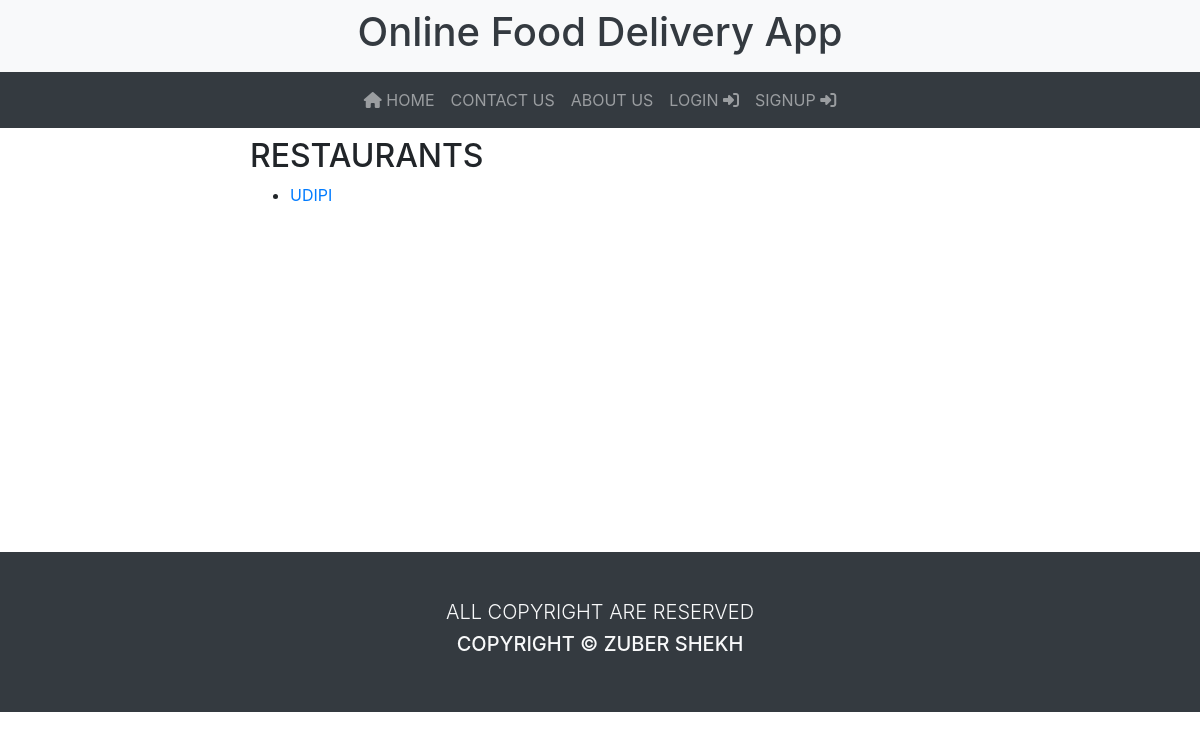
The page /restaurants/ on the database as committed earlier.
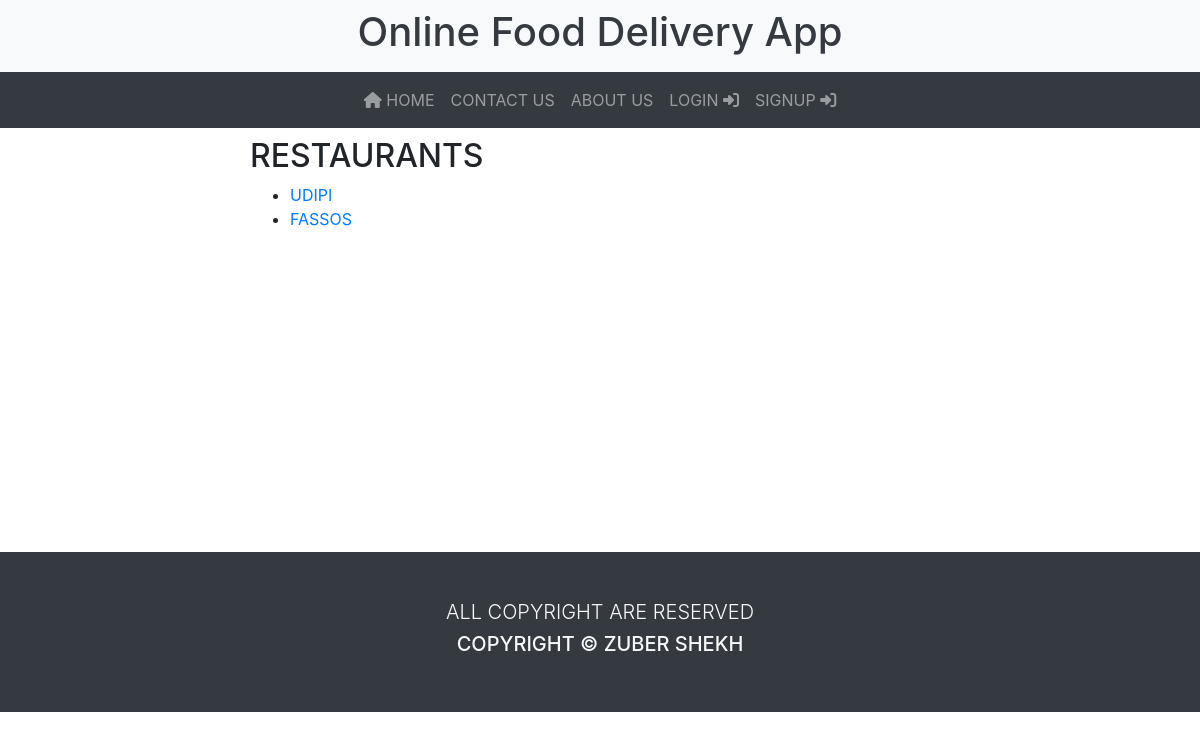
The same page on the database as committed later.
### project/restaurants/models.py (models this page shows, shortened)
class Restaurant(db.Model):
    __tablename__ = 'restaurants'
    id = db.Column(db.Integer,primary_key=True)
    name = db.Column(db.String,nullable=False)
    license = db.Column(db.String,nullable=False)
    is_open = db.Column(db.Boolean,default=False)
    menus = db.relationship('Menu',backref='restaurant',lazy=True)
    owner_id = db.Column(db.Integer,db.ForeignKey('users.id'),unique=True)
    def __str__(self):
        return f'{self.name}'

### project/restaurants/views.py (the view)
@restaurants.route('/')
def index():
    restaurants = Restaurant.query.all()
    return render_template('restaurants/list.html',restaurants=restaurants)

### project/restaurants/templates/restaurants/list.html
{% extends 'main/base.html' %}
{% block main %}
<div class="row">
    <div class="col-md-8 mx-auto">
        <section class="container text-uppercase">
            <h2>restaurants</h2>
            {% if restaurants %}
                <ul>
                    {% for restaurant in restaurants %}
                        <li><a href="{{ url_for('restaurants.view',id=restaurant.id) }}">{{restaurant}}</a></li>
                    {% endfor %}
                </ul>
            {% else %}
                <p>no restaurant avaliable</p>
            {% endif %}
        </section>
    </div>
</div>
{% endblock %}

### project/main/templates/main/base.html (shortened to what this page needs)
<!DOCTYPE html>
<html lang="en">
<head>
    <link rel="stylesheet" href="https://maxcdn.bootstrapcdn.com/bootstrap/4.0.0/css/bootstrap.min.css">
</head>
<body>
    <header class="text-center bg-light text-dark p-2" >
        <h1>Online Food Delivery App</h1>
    </header>
    <nav class="navbar navbar-expand-lg navbar-dark bg-dark text-uppercase sticky-top">
        <ul class="navbar-nav mx-auto">
            {% if not current_user.is_authenticated %}
                <li class="nav-item" ><a class="nav-link" href="{{ url_for('main.index')}}"><i class="fas fa-home"></i> home</a></li>
                <li class="nav-item" ><a class="nav-link" href="{{ url_for('main.about')}}">contact us</a></li>
                <li class="nav-item" ><a class="nav-link" href="{{ url_for('main.contact')}}">about us</a></li>
                <li class="nav-item" ><a class="nav-link" href="{{ url_for('accounts.login')}}">login <i class="fas fa-sign-in-alt"></i></a></li>
                <li class="nav-item" ><a class="nav-link" href="{{ url_for('accounts.signup')}}">signup <i class="fas fa-sign-in-alt"></i></a></li>
            {% endif %}
        </ul>
    </nav>
    <main class="container mt-2 vh-100" style="min-height: 50vh;">
        <div class="row">
            <div class="col-md-6 mx-auto text-capitalize">
            </div>
        </div>
        {% block main %}
        {% endblock %}
    </main>
    <footer class="bg-dark text-light p-5 mt-3">
        <div class="row">
            <div class="col-md-8 mx-auto">
                <section class="container text-center text-uppercase">
                    <h5 class="lead">all copyright are reserved</h5>
                    <h5>copyright &copy; zuber shekh</h5>
                </section>
            </div>
        </div>
    </footer>
</body>
</html>

Rows that differ between the two databases and show on the page:
added Restaurant: name "FASSOS"
